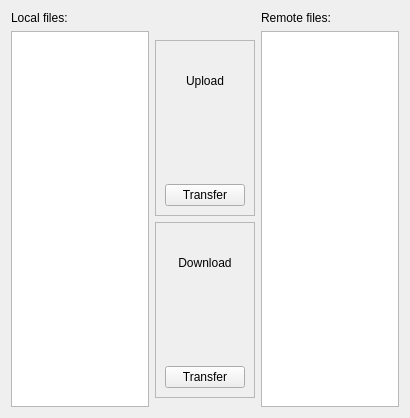
<?xml version="1.0" encoding="UTF-8"?>
<ui version="4.0">
 <class>CWE_file_manager</class>
 <widget class="QWidget" name="CWE_file_manager">
  <property name="geometry">
   <rect>
    <x>0</x>
    <y>0</y>
    <width>410</width>
    <height>418</height>
   </rect>
  </property>
  <property name="windowTitle">
   <string>Form</string>
  </property>
  <layout class="QGridLayout" name="gridLayout">
   <item row="1" column="1">
    <widget class="QFrame" name="frame">
     <property name="sizePolicy">
      <sizepolicy hsizetype="Preferred" vsizetype="Preferred">
       <horstretch>0</horstretch>
       <verstretch>0</verstretch>
      </sizepolicy>
     </property>
     <property name="frameShape">
      <enum>QFrame::NoFrame</enum>
     </property>
     <property name="frameShadow">
      <enum>QFrame::Raised</enum>
     </property>
     <property name="lineWidth">
      <number>0</number>
     </property>
     <layout class="QVBoxLayout" name="verticalLayout">
      <property name="leftMargin">
       <number>0</number>
      </property>
      <property name="rightMargin">
       <number>0</number>
      </property>
      <item>
       <widget class="QFrame" name="frame_2">
        <property name="frameShape">
         <enum>QFrame::StyledPanel</enum>
        </property>
        <property name="frameShadow">
         <enum>QFrame::Raised</enum>
        </property>
        <layout class="QVBoxLayout" name="verticalLayout_2">
         <item>
          <widget class="QLabel" name="label">
           <property name="text">
            <string>Upload</string>
           </property>
           <property name="alignment">
            <set>Qt::AlignCenter</set>
           </property>
          </widget>
         </item>
         <item>
          <widget class="QLabel" name="lbl_right_arrows">
           <property name="text">
            <string/>
           </property>
           <property name="scaledContents">
            <bool>true</bool>
           </property>
           <property name="alignment">
            <set>Qt::AlignCenter</set>
           </property>
          </widget>
         </item>
         <item>
          <widget class="QPushButton" name="pb_upload">
           <property name="text">
            <string>Transfer</string>
           </property>
          </widget>
         </item>
        </layout>
       </widget>
      </item>
      <item>
       <widget class="QFrame" name="frame_3">
        <property name="frameShape">
         <enum>QFrame::StyledPanel</enum>
        </property>
        <property name="frameShadow">
         <enum>QFrame::Raised</enum>
        </property>
        <layout class="QVBoxLayout" name="verticalLayout_3">
         <item>
          <widget class="QLabel" name="label_2">
           <property name="text">
            <string>Download</string>
           </property>
           <property name="alignment">
            <set>Qt::AlignCenter</set>
           </property>
          </widget>
         </item>
         <item>
          <widget class="QLabel" name="lbl_left_arrows">
           <property name="text">
            <string/>
           </property>
           <property name="alignment">
            <set>Qt::AlignCenter</set>
           </property>
          </widget>
         </item>
         <item>
          <widget class="QPushButton" name="pb_download">
           <property name="text">
            <string>Transfer</string>
           </property>
          </widget>
         </item>
        </layout>
       </widget>
      </item>
     </layout>
    </widget>
   </item>
   <item row="1" column="0">
    <widget class="QListView" name="listView">
     <property name="sizePolicy">
      <sizepolicy hsizetype="Expanding" vsizetype="Expanding">
       <horstretch>3</horstretch>
       <verstretch>0</verstretch>
      </sizepolicy>
     </property>
     <property name="resizeMode">
      <enum>QListView::Fixed</enum>
     </property>
    </widget>
   </item>
   <item row="1" column="2">
    <widget class="QListView" name="listView_2">
     <property name="sizePolicy">
      <sizepolicy hsizetype="Expanding" vsizetype="Expanding">
       <horstretch>3</horstretch>
       <verstretch>0</verstretch>
      </sizepolicy>
     </property>
    </widget>
   </item>
   <item row="0" column="0">
    <widget class="QLabel" name="label_3">
     <property name="text">
      <string>Local files:</string>
     </property>
    </widget>
   </item>
   <item row="0" column="2">
    <widget class="QLabel" name="label_4">
     <property name="text">
      <string>Remote files:</string>
     </property>
    </widget>
   </item>
  </layout>
 </widget>
 <resources/>
 <connections/>
</ui>
